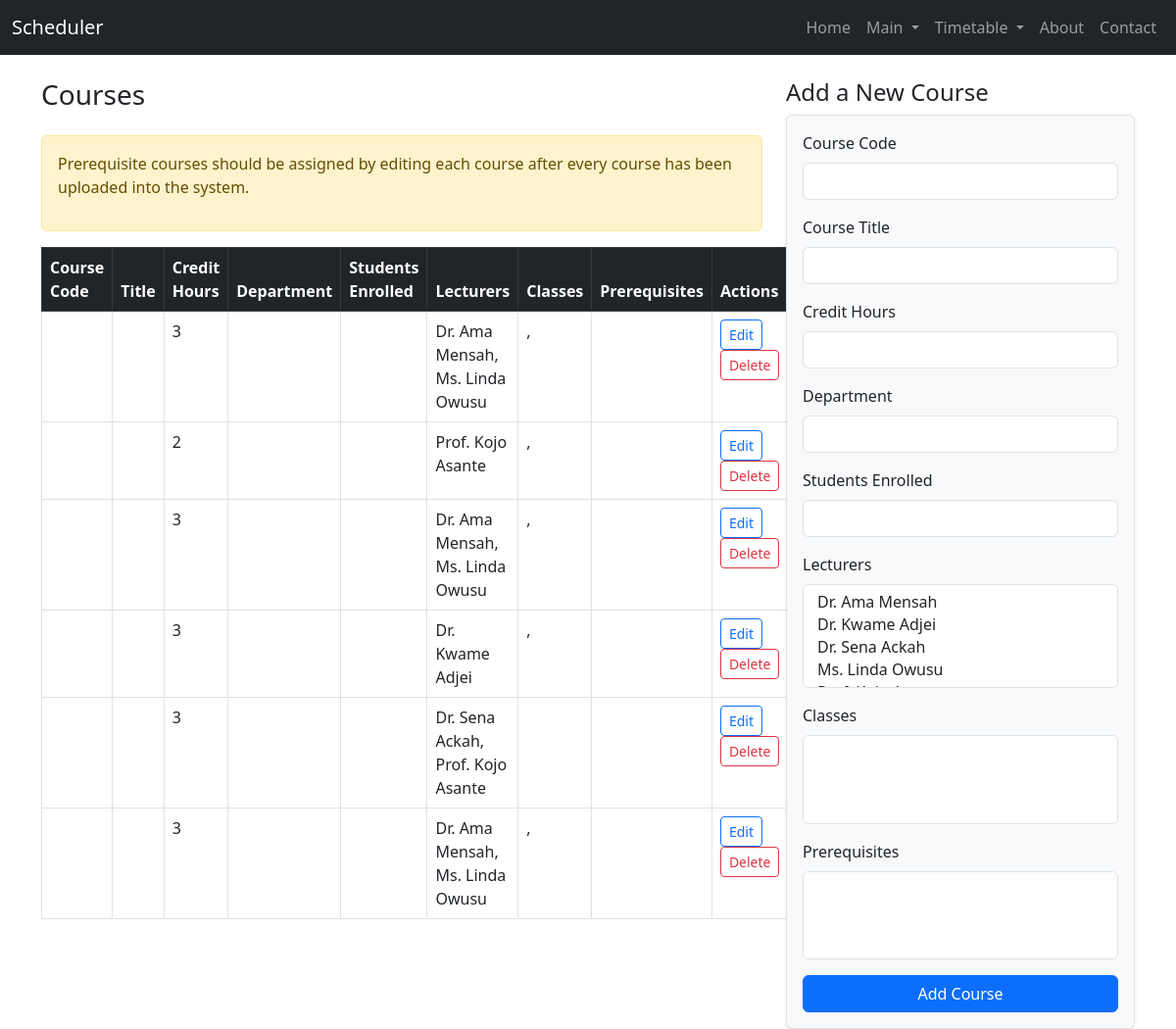
The app's page /timetable/courses/, older data.
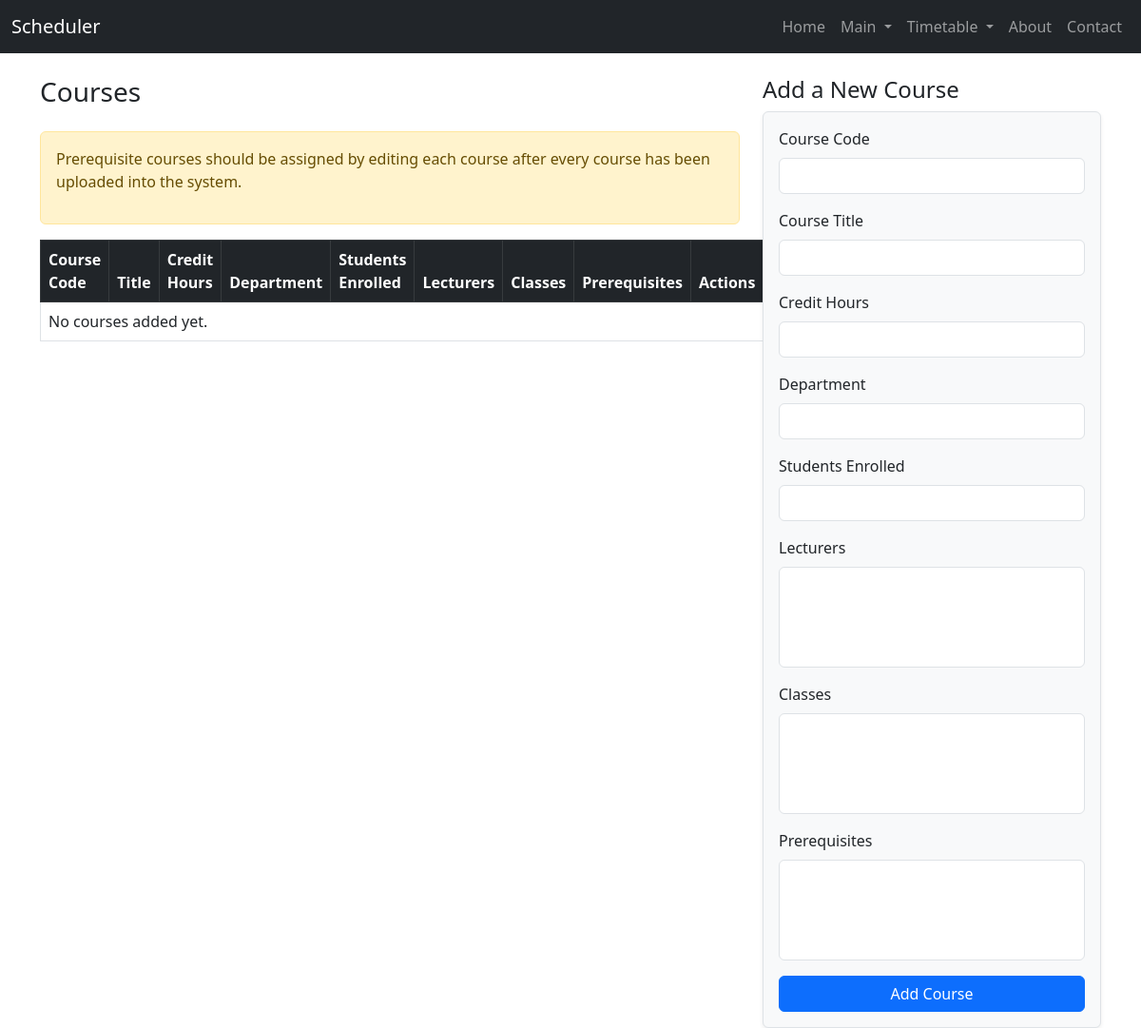
The same page, newer data.
### Timetable/models.py (models this page shows, shortened)
class Course(models.Model):
    code = models.CharField(max_length=20, unique=True)
    title = models.CharField(max_length=200)
    course_type = models.ForeignKey(CourseType, on_delete=models.CASCADE)
    department = models.ForeignKey(Department, on_delete=models.CASCADE)
    credit_hours = models.PositiveIntegerField()
    enrollment = models.PositiveIntegerField()
    lecturers = models.ManyToManyField(Lecturer, related_name='courses')
    classes = models.ManyToManyField(Class, related_name='courses')
    requires_lab = models.BooleanField(default=False)
    lab_type = models.ForeignKey(LabType, on_delete=models.SET_NULL, null=True, blank=True)
    class Meta:
        ordering = ['code']

class Lecturer(models.Model):
    name = models.CharField(max_length=100)
    department = models.ForeignKey(Department, on_delete=models.CASCADE)
    availability = models.JSONField(blank=True, null=True)  # For regular teaching availability
    proctor_availability = models.JSONField(blank=True, null=True)  # For exam proctoring availability
    is_proctor = models.BooleanField(default=False)
    max_courses = models.PositiveIntegerField(default=4)
    is_active = models.BooleanField(default=True)
    class Meta:
        ordering = ['name']

class Class(models.Model):
    code = models.CharField(max_length=20, unique=True)
    name = models.CharField(max_length=100, blank=True, null=True)
    department = models.ForeignKey(Department, on_delete=models.CASCADE)
    level = models.PositiveIntegerField()
    size = models.PositiveIntegerField()
    class Meta:
        verbose_name_plural = "Classes"
        ordering = ['code']

### Timetable/views.py (the view, shortened to what this page needs)
# urls.py: path('courses/', views.courses, name='courses'),
def courses(request):
    courses = Course.objects.all()
    all_lecturers = Lecturer.objects.all()
    all_classes = Class.objects.all()
    all_courses = Course.objects.all()
    return render(request, 'timetable/courses.html', {
        'courses': courses,
        'all_lecturers': all_lecturers,
        'all_classes': all_classes,
        'all_courses': all_courses
    })

### templates/timetable/courses.html (shortened to what the changed rows need)
{% extends 'home/base.html' %}
{% block content %}
<div class="row">
    <div class="col-md-8">
        <table class="table table-bordered table-hover">
            <thead class="table-dark">
                <tr>
                    <th>Course Code</th>
                    <th>Title</th>
                    <th>Credit Hours</th>
                    <th>Department</th>
                    <th>Students Enrolled</th>
                    <th>Lecturers</th>
                    <th>Classes</th>
                    <th>Prerequisites</th>
                    <th>Actions</th>
                </tr>
            </thead>
            <tbody>
                {% for course in courses %}
                <tr>
                    <td>{{ course.course_code }}</td>
                    <td>{{ course.course_title }}</td>
                    <td>{{ course.credit_hours }}</td>
                    <td>{{ course.department }}</td>
                    <td>{{ course.students_enrolled }}</td>
                    <td>
                        {% for lecturer in course.lecturers.all %}
                            {{ lecturer.name }}{% if not forloop.last %}, {% endif %}
                        {% endfor %}
                    </td>
                    <td>
                        {% for cls in course.classes.all %}
                            {{ cls.class_code }}{% if not forloop.last %}, {% endif %}
                        {% endfor %}
                    </td>
                    <td>
                    </td>
                    <td>
                        <a href="{% url 'edit_course' course.id %}" class="btn btn-sm btn-outline-primary">Edit</a>
                        <a href="{% url 'delete_course' course.id %}" class="btn btn-sm btn-outline-danger" onclick="return confirm('Are you sure you want to delete this course?');">Delete</a>
                    </td>
                </tr>
                {% empty %}
                <tr><td colspan="9">No courses added yet.</td></tr>
                {% endfor %}
            </tbody>
        </table>
    </div>
    <div class="col-md-4">
        <form method="post" class="border p-3 rounded shadow-sm bg-light">
            <div class="mb-3">
                <label for="lecturers" class="form-label">Lecturers</label>
                <select multiple class="form-select" id="lecturers" name="lecturers">
                    {% for lecturer in all_lecturers %}
                        <option value="{{ lecturer.id }}">{{ lecturer.name }}</option>
                    {% endfor %}
                </select>
            </div>
            <div class="mb-3">
                <label for="classes" class="form-label">Classes</label>
                <select multiple class="form-select" id="classes" name="classes">
                    {% for cls in all_classes %}
                        <option value="{{ cls.id }}">{{ cls.class_code }}</option>
                    {% endfor %}
                </select>
            </div>
            <div class="mb-3">
                <label for="course_prerequisites" class="form-label">Prerequisites</label>
                <select multiple class="form-select" id="course_prerequisites" name="course_prerequisites">
                    {% for course in all_courses %}
                        <option value="{{ course.id }}">{{ course.course_code }}</option>
                    {% endfor %}
                </select>
            </div>
        </form>
    </div>
</div>
{% endblock %}

Row changes from the older to the newer data that the page shows:
removed Course: credit_hours "3", {{ course.id }} 1 (drawn)
removed Lecturer: name "Dr. Ama Mensah", {{ lecturer.id }} 1 (drawn)
removed Lecturer: name "Ms. Linda Owusu", {{ lecturer.id }} 3 (drawn)
removed Class: {{ cls.id }} 2 (drawn)
removed Course: credit_hours "2"
removed Lecturer: name "Prof. Kojo Asante", {{ lecturer.id }} 2 (drawn)
removed Class: {{ cls.id }} 3 (drawn)
removed Course: credit_hours "3"
removed Course: credit_hours "3", {{ course.id }} 4 (drawn)
removed Lecturer: name "Dr. Kwame Adjei", {{ lecturer.id }} 4 (drawn)
removed Class: {{ cls.id }} 4 (drawn)
removed Course: credit_hours "3", {{ course.id }} 5 (drawn)
removed Lecturer: name "Dr. Sena Ackah", {{ lecturer.id }} 5 (drawn)
removed Course: credit_hours "3", shown under "Courses"
Text that changed along with them:
form field lecturers: "Dr. Ama Mensah / Dr. Kwame Adjei / Dr. Sena Ackah / Ms. Linda Owusu" → (not shown)
form field classes: "/ / /" → (not shown)
form field course_prerequisites: "/ / /" → (not shown)
text now shown: "No courses added yet."
